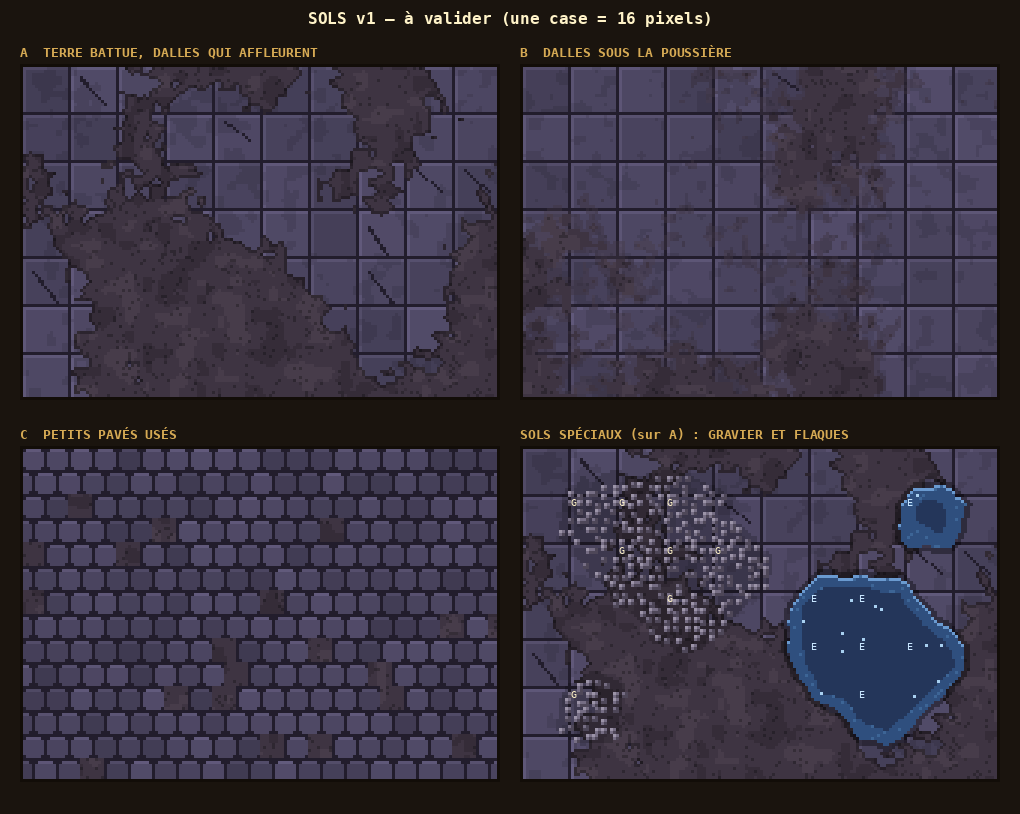

Write Python code to recreate this figure.
"""Sols, v1 (Thomas, 2026-11-11 : « Fait des propositions de sols. Ce serait bien de deviner des dalles à certains endroits »
et « Développe deux sols spéciaux (gravier qui crack crak et attire les ennemis à proximité), et flaque d'eau. Il faut
une palette de sprite qui peut générer des formes naturelles »).

Trois sols de base (A, B, C), puis gravier et flaque posés sur le sol A. Tout est procédural (art/pix.py) :
le même calcul, case par case, pourra être refait dans le jeu. Écrit art/sols_v1.png. Lancer depuis la racine du dépôt.
"""
import numpy as np
from PIL import Image, ImageDraw
import sys, os
sys.path.insert(0, os.path.dirname(os.path.abspath(__file__)))
from pix import hexrgb, hash2, fbm, value_noise, grid, to_img, up, font, outline_mask, coverage

T = 16
W, H = 10 * T, 7 * T
S = 3  # agrandissement de la planche

EARTH = [hexrgb("#352c38"), hexrgb("#3e3442"), hexrgb("#473c4a")]
STONE = hexrgb("#4b4560")
STONE_HI = hexrgb("#5a5372")
JOINT = hexrgb("#221d2c")


def earth(xs, ys, seed):
    """Terre battue : trois teintes mêlées par un bruit fin, quelques grains."""
    n = fbm(xs, ys, 6, seed, 2)
    out = np.zeros(xs.shape + (3,))
    for i, c in enumerate(EARTH):
        sel = (n >= i / 3) & (n < (i + 1) / 3) if i < 2 else (n >= 2 / 3)
        out[sel] = c
    grain = hash2(xs.astype(int), ys.astype(int), seed + 5) > 0.93
    out[grain] = out[grain] * 0.75
    return out


def slabs(xs, ys, seed, cell=T):
    """Dalles d'une case : teinte propre à chaque dalle, joint sombre, arête claire en haut à gauche, usure au centre."""
    cx, cy = (xs // cell).astype(int), (ys // cell).astype(int)
    lx, ly = xs % cell, ys % cell
    tint = 0.9 + 0.2 * hash2(cx, cy, seed)
    out = np.array(STONE, float)[None, None, :] * tint[..., None]
    hi = ((lx == 1) | (ly == 1)) & (lx > 0) & (ly > 0)
    out[hi] = np.array(STONE_HI) * tint[hi][..., None]
    worn = fbm(xs, ys, 5, seed + 9, 2) > 0.62
    out[worn] = out[worn] * 0.9
    joint = (lx == 0) | (ly == 0)
    out[joint] = JOINT
    crack = (hash2(cx, cy, seed + 3) < 0.12) & (np.abs((lx - ly * (0.6 + hash2(cx, cy, seed + 4)))) < 0.6) & (lx > 3) & (lx < 13)
    out[crack] = JOINT
    return out


def floor_a(xs, ys):
    """A : terre battue ; ici et là, des dalles qui affleurent, aux bords rongés."""
    base = earth(xs, ys, 11)
    show = fbm(xs, ys, 40, 21, 2) + 0.18 * (value_noise(xs, ys, 3, 22) - 0.5)
    m = show > 0.56
    out = base.copy()
    out[m] = slabs(xs, ys, 31)[m]
    edge = outline_mask(m)
    out[edge] = out[edge] * 0.7
    return out


def floor_b(xs, ys):
    """B : dalles partout, mais une terre poussiéreuse les recouvre par plaques."""
    out = slabs(xs, ys, 41)
    dust = fbm(xs, ys, 36, 51, 2) + 0.2 * (value_noise(xs, ys, 3, 52) - 0.5)
    m = dust < 0.4
    out[m] = earth(xs, ys, 61)[m]
    thin = (dust >= 0.4) & (dust < 0.47)
    out[thin] = out[thin] * 0.55 + earth(xs, ys, 61)[thin] * 0.45
    return out


def floor_c(xs, ys):
    """C : petits pavés (une demi-case), rangs décalés, bords arrondis ; quelques pavés manquent (terre)."""
    cell = T // 2
    row = (ys // cell).astype(int)
    shift = (row % 2) * (cell // 2)
    cx = ((xs + shift) // cell).astype(int)
    lx, ly = (xs + shift) % cell, ys % cell
    tint = 0.85 + 0.25 * hash2(cx, row, 71)
    out = np.array(STONE, float)[None, None, :] * tint[..., None]
    top = (ly == 1) & (lx > 0)
    out[top] = np.array(STONE_HI) * tint[top][..., None]
    gap = (lx == 0) | (ly == 0) | (((lx == 1) | (lx == cell - 1)) & ((ly == 1) | (ly == cell - 1)))
    out[gap] = JOINT
    missing = hash2(cx, row, 72) < 0.07
    out[missing] = earth(xs, ys, 73)[missing]
    return out


def gravel(base, xs, ys, cells, seed=81):
    """Gravier : de petits cailloux de 2 pixels (clair en haut, sombre en bas) posés sur une grille de 3 pixels
    décalée au hasard ; serrés au cœur, clairsemés au bord ; forme naturelle qui suit les cases."""
    cov = coverage(cells, base.shape[1], base.shape[0])
    edge = cov + 0.5 * (fbm(xs, ys, 8, seed, 2) - 0.5)
    inside = edge > 0.5
    out = base.copy()
    out[inside] = out[inside] * 0.8  # terre plus sombre sous le gravier
    hgt, wid = base.shape[:2]
    light, mid, dark = hexrgb("#9c94a8"), hexrgb("#766e84"), hexrgb("#4e4758")
    for by in range(0, hgt, 3):
        for bx in range(0, wid, 3):
            r = float(hash2(bx, by, seed + 1))
            px = bx + int(hash2(bx, by, seed + 2) * 2)
            py = by + int(hash2(bx, by, seed + 3) * 2)
            if px + 1 >= wid or py + 1 >= hgt or not inside[py, px]:
                continue
            density = min(0.85, 0.25 + (edge[py, px] - 0.5) * 2.5)
            if r > density:
                continue
            tone = hash2(bx, by, seed + 4)
            top = light if tone > 0.5 else mid
            out[py, px] = top
            out[py, px + 1] = mid if tone > 0.5 else dark
            out[py + 1, px] = mid if tone > 0.5 else dark
            out[py + 1, px + 1] = dark
    return out


def puddle(base, xs, ys, cells, seed=91):
    """Flaque : eau sombre au centre, plus claire au bord, reflet clair sur le bord du haut, sol mouillé autour."""
    cov = coverage(cells, base.shape[1], base.shape[0])
    edge = cov + 0.45 * (fbm(xs, ys, 9, seed, 2) - 0.5)
    m = edge > 0.5
    out = base.copy()
    wet = outline_mask(m) | outline_mask(outline_mask(m) | m) & ~m
    out[wet] = out[wet] * 0.62
    deep = edge > 0.85
    out[m] = hexrgb("#2f4f7e")
    out[deep] = hexrgb("#24365a")
    rim = m.copy()
    rim[1:, :] &= ~m[:-1, :]
    rim[0, :] = False
    out[rim] = hexrgb("#6a9ad0")
    spark = m & ~rim & (hash2(xs.astype(int), ys.astype(int), seed + 3) > 0.996)
    out[spark] = hexrgb("#a8d0f0")
    ripple = m & ~deep & (np.abs(np.sin((xs * 0.7 + ys * 1.3) * 0.5 + 3 * value_noise(xs, ys, 8, seed + 4))) < 0.08)
    out[ripple] = hexrgb("#3d6596")
    return out


def wall_frame(img):
    """Cadre de mur sombre autour d'un échantillon, pour qu'on le lise comme une salle."""
    d = ImageDraw.Draw(img)
    d.rectangle([0, 0, img.width - 1, img.height - 1], outline=(18, 13, 8), width=3)
    return img


if __name__ == "__main__":
    xs, ys = grid(W, H)
    a, b, c = floor_a(xs, ys), floor_b(xs, ys), floor_c(xs, ys)
    g_cells = {(1, 1), (2, 1), (3, 1), (2, 2), (3, 2), (4, 2), (3, 3)}
    w_cells = {(6, 3), (7, 3), (7, 4), (6, 4), (8, 4), (7, 5)}
    special = puddle(gravel(a, xs, ys, g_cells), xs, ys, w_cells)
    # Petites flaques d'une seule case, pour voir la variété des formes.
    special = puddle(special, xs, ys, {(8, 1)}, 92)
    special = gravel(special, xs, ys, {(1, 5)}, 82)

    panels = [
        ("A  TERRE BATTUE, DALLES QUI AFFLEURENT", a),
        ("B  DALLES SOUS LA POUSSIÈRE", b),
        ("C  PETITS PAVÉS USÉS", c),
        ("SOLS SPÉCIAUX (sur A) : GRAVIER ET FLAQUES", special),
    ]
    pw, ph = W * S, H * S
    sheet = Image.new("RGB", (pw * 2 + 60, 40 + (ph + 46) * 2 + 10), (26, 20, 14))
    d = ImageDraw.Draw(sheet)
    d.text((sheet.width // 2, 18), "SOLS v1 — à valider (une case = 16 pixels)", fill=(255, 243, 200), font=font(16), anchor="mm")
    for i, (label, arr) in enumerate(panels):
        x = 20 + (i % 2) * (pw + 20)
        y = 40 + (i // 2) * (ph + 46)
        d.text((x, y + 4), label, fill=(214, 170, 84), font=font(13))
        sheet.paste(wall_frame(up(to_img(arr), S)), (x, y + 24))
    # Repères sur le panneau des sols spéciaux : les cases marquées gravier (G) et eau (E).
    x0, y0 = 20 + pw + 20, 40 + ph + 46 + 24
    for (cx, cy) in g_cells | {(1, 5)}:
        d.text((x0 + cx * T * S + 3, y0 + cy * T * S + 2), "G", fill=(255, 243, 200), font=font(10, False))
    for (cx, cy) in w_cells | {(8, 1)}:
        d.text((x0 + cx * T * S + 3, y0 + cy * T * S + 2), "E", fill=(200, 230, 255), font=font(10, False))
    sheet.save("art/sols_v1.png")
    print(sheet.size)
